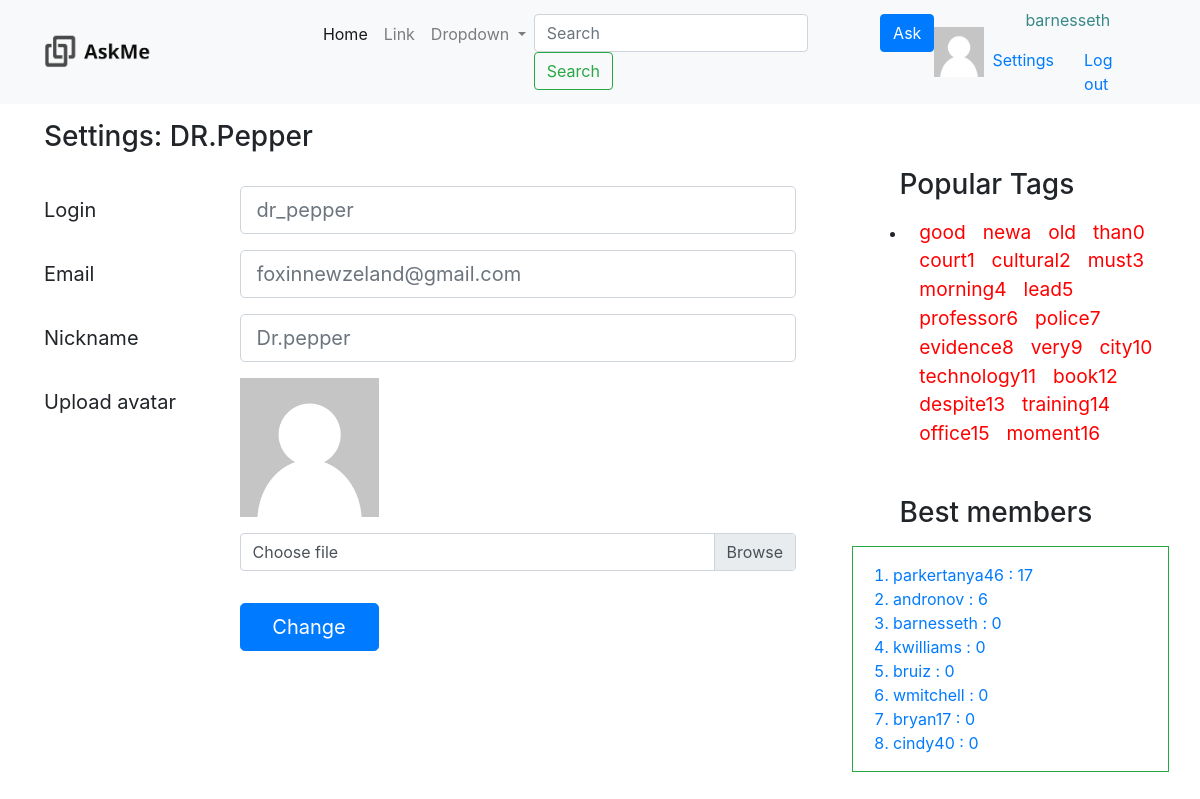
Page /settings/ (signed in) on the committed database.
### asker/models.py (models this page shows, shortened)
class Tag (models.Model):
    tagname = models.CharField(max_length = 128)
    objects = TagManager()
    count = models.IntegerField(default=0)

class Profile (models.Model):
    user = models.OneToOneField(settings.AUTH_USER_MODEL, on_delete=models.CASCADE)
    rating = models.IntegerField(default=0)
    objects = ProfileManager()

### asker/views.py (the view)
# urls.py: path('settings/', views.settings, name ='settings'),
def settings(request):
    flag = 0
    username = 'none'
    if request.user.is_authenticated:
        flag = 1
        username = request.user.username
    users_top = Profile.objects.user_top()
    popular_tags = Tag.objects.popular_tags()
    return render(request, 'settings.html' , {'is_login' : flag , 'users_top' : users_top ,
                                              'popular_tags' : popular_tags,
                                              'username': username
                                              })

### asker/models.py (called while the page is built)
    def user_top(self):
        return self.order_by('-rating') [:8]

    def popular_tags(self):
        return self.order_by('-count')[:20]

### templates/settings.html (shortened to what this page needs)
{% extends "base.html" %}
{% load static %}
{% block content %}
    <div class="col -8">
        <div class="row">
            <h3>Settings: DR.Pepper</h3>
            <form class=" mt-4">
                <div class="form-group row">
                    <label for="colFormLabelLg" class="col-sm-3 col-form-label col-form-label-lg">Login</label>
                    <div class="col-sm-9">
                      <input type="email" class="form-control form-control-lg" id="colFormLabelLg" placeholder="dr_pepper">
                    </div>
                </div>
                <div class="form-group row">
                    <label for="colFormLabelLg" class="col-sm-3 col-form-label col-form-label-lg">Email</label>
                    <div class="col-sm-9">
                      <input type="email" class="form-control form-control-lg" id="colFormLabelLg" placeholder="foxinnewzeland@gmail.com">
                    </div>
                </div>
                <div class="form-group row">
                    <label for="colFormLabelLg" class="col-sm-3 col-form-label col-form-label-lg">Nickname</label>
                    <div class="col-sm-9">
                      <input type="email" class="form-control form-control-lg" id="colFormLabelLg" placeholder="Dr.pepper">
                    </div>
                </div>
                <div class="form-group row">
                    <label for="colFormLabelLg" class="col-sm-3 col-form-label col-form-label-lg">Upload avatar</label>
                    <div class="col-sm-9">
                     <img class = "settings_image" src = "{% static "img/avatar.png" %}">
                        <div class="custom-file">
                            <label class="custom-file-label mt-3" for="customFile">Choose file</label>
                            <button type="button" class="btn btn-primary btn-lg w-25 ml-0 mt-5">Change</button>
                        </div>
                    </div>
                </div>
            </form>
        </div>
    </div>
{% endblock %}

### templates/base.html (shortened to what this page needs)
{% load static %}
<!doctype html>
<html lang="en">
  <head>
    <link rel="stylesheet" href=" {% static "css/bootstrap.min.css" %}">
    <link rel="stylesheet" href= " {% static "css/index.css" %}">
  </head>
  <body>
    <nav class="navbar navbar-expand-lg navbar-light bg-light">
      <a class="navbar-brand w-25 h-25" href="{% url 'index'%}">
        <img class="ml-3" src="{% static "img\logo1.png" %}" alt="logo" width="45%" height="25%">
      </a>
      <div class="collapse navbar-collapse" id="navbarSupportedContent">
        <ul class="navbar-nav mr-auto">
          <li class="nav-item active">
            <a class="nav-link" href="{% url 'index'%}">Home <span class="sr-only">(current)</span></a>
          </li>
          <li class="nav-item">
            <a class="nav-link" href="#">Link</a>
          </li>
          <li class="nav-item dropdown">
            <a class="nav-link dropdown-toggle" href="#" id="navbarDropdown" role="button" data-toggle="dropdown" aria-haspopup="true" aria-expanded="false">
              Dropdown
            </a>
          </li>
          <li>
            <form class="form-inline my-2 my-lg-0">
              <input class="form-control mr-sm-2" type="search" placeholder="Search" aria-label="Search">
              <button class="btn btn-outline-success my-2 my-sm-0" type="submit">Search</button>
            </form>
          </li>
            {% if is_login %}
            <li>
              <button type="button" class="btn btn-primary ml-2"><a class=text-white href="{% url 'ask' %}">Ask</a></button>
            </li>
            {% endif %}
        </ul>
          <div class="nav-item">
              <img src="{% static "img/avatar.png" %}" width="50px" height="50x">
          </div>
          <div class="nav-item ml-2 mr-5">
              <div class="row">
                  <div class="col pl-5">
                      {% if is_login %}
                    <p id="parag">{{ username }}</p>
                  </div>
              </div>
              <div class="row">
                <div class="col">
                  <a href="{% url 'settings' %}">Settings</a>
                </div>
                <div class="col">
                  <a href="{% url 'logout' %}">Log out</a>
                </div>
                        {% endif %}
              </div>
          </div>
      </div>
    </nav>
    <div class="container mr-3 mt-3">
        <div class = "row">
        {% block content %}
        {% endblock %}
            <div class="col-4 ml-2 pl-5 mt-5">
              <h3 class="leftMenu mb-3">Popular Tags</h3>
              <div class="container">
                <ul>
                  <li>
                      {% for tag in popular_tags %}
                          <a class="cloudTag_1" href="{% url 'tag' tag.tagname %}">{{tag.tagname}}</a>
                      {% endfor %}
                  </li>
                </ul>
              </div>
              <h3 class="leftMenu mb-3 mt-5">Best members</h3>
              <div class="border border-success">
                <ol class="mt-3">
                    {% for user in users_top %}
                        <li class="text-primary"> {{user.user.username}} : {{ user.rating }}</li>
                    {% endfor %}
                </ol>
              </div>
            </div>
        </div>
    </div>
  </body>
</html>

### static/css/index.css (style rules this page uses)
p { color: #388888; }
h3.leftMenu { margin-left: 15%; }
a.cloudTag_1 { font-size: 1.2em; margin-left: 5%; color: red; }
img.settings_image { width : 25%; height: auto; }

### rows in the picture
Tag: tagname "good"
Tag: tagname "newa"
Tag: tagname "old"
Tag: tagname "than0"
Tag: tagname "court1"
Tag: tagname "cultural2"
Tag: tagname "must3"
Tag: tagname "morning4"
Tag: tagname "lead5"
Tag: tagname "professor6"
Tag: tagname "police7"
Tag: tagname "evidence8"
Tag: tagname "very9"
Tag: tagname "city10"
Tag: tagname "technology11"
Tag: tagname "book12"
Tag: tagname "despite13"
Tag: tagname "training14"
Tag: tagname "office15"
Tag: tagname "moment16"
Profile: user.username "parkertanya46", rating "17"
Profile: user.username "andronov", rating "6"
Profile: user.username "barnesseth", rating "0"
Profile: user.username "kwilliams", rating "0"
Profile: user.username "bruiz", rating "0"
Profile: user.username "wmitchell", rating "0"
Profile: user.username "bryan17", rating "0"
Profile: user.username "cindy40", rating "0"

### other values in the picture
{{ username }} "barnesseth"
